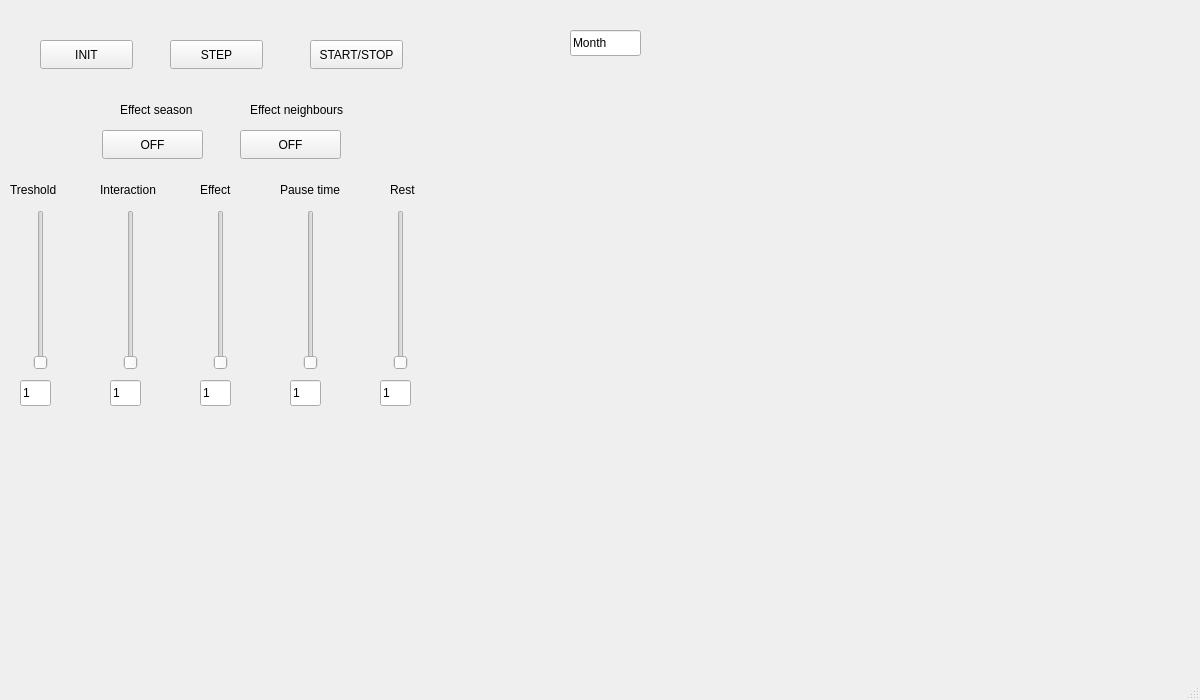
<?xml version="1.0" encoding="UTF-8"?>
<ui version="4.0">
 <class>MainWindow</class>
 <widget class="QMainWindow" name="MainWindow">
  <property name="geometry">
   <rect>
    <x>0</x>
    <y>0</y>
    <width>1200</width>
    <height>700</height>
   </rect>
  </property>
  <property name="windowTitle">
   <string>MainWindow</string>
  </property>
  <widget class="QWidget" name="centralwidget">
   <widget class="QPushButton" name="INIT">
    <property name="geometry">
     <rect>
      <x>40</x>
      <y>40</y>
      <width>93</width>
      <height>29</height>
     </rect>
    </property>
    <property name="text">
     <string>INIT</string>
    </property>
   </widget>
   <widget class="QMMColorGrid" name="COLLONY" native="true">
    <property name="geometry">
     <rect>
      <x>570</x>
      <y>30</y>
      <width>600</width>
      <height>600</height>
     </rect>
    </property>
    <widget class="QLineEdit" name="MONTH">
     <property name="geometry">
      <rect>
       <x>0</x>
       <y>0</y>
       <width>71</width>
       <height>26</height>
      </rect>
     </property>
     <property name="text">
      <string>Month</string>
     </property>
    </widget>
   </widget>
   <widget class="QPushButton" name="STEP">
    <property name="geometry">
     <rect>
      <x>170</x>
      <y>40</y>
      <width>93</width>
      <height>29</height>
     </rect>
    </property>
    <property name="text">
     <string>STEP</string>
    </property>
   </widget>
   <widget class="QPushButton" name="RUN">
    <property name="geometry">
     <rect>
      <x>310</x>
      <y>40</y>
      <width>93</width>
      <height>29</height>
     </rect>
    </property>
    <property name="text">
     <string>START/STOP</string>
    </property>
   </widget>
   <widget class="QSlider" name="CURSOR_TRESH">
    <property name="geometry">
     <rect>
      <x>30</x>
      <y>210</y>
      <width>22</width>
      <height>160</height>
     </rect>
    </property>
    <property name="minimum">
     <number>1</number>
    </property>
    <property name="maximum">
     <number>50</number>
    </property>
    <property name="orientation">
     <enum>Qt::Orientation::Vertical</enum>
    </property>
   </widget>
   <widget class="QSlider" name="CURSOR_DIST">
    <property name="geometry">
     <rect>
      <x>120</x>
      <y>210</y>
      <width>22</width>
      <height>160</height>
     </rect>
    </property>
    <property name="minimum">
     <number>1</number>
    </property>
    <property name="maximum">
     <number>20</number>
    </property>
    <property name="orientation">
     <enum>Qt::Orientation::Vertical</enum>
    </property>
   </widget>
   <widget class="QSlider" name="CURSOR_EFF">
    <property name="geometry">
     <rect>
      <x>210</x>
      <y>210</y>
      <width>22</width>
      <height>160</height>
     </rect>
    </property>
    <property name="minimum">
     <number>1</number>
    </property>
    <property name="maximum">
     <number>24</number>
    </property>
    <property name="orientation">
     <enum>Qt::Orientation::Vertical</enum>
    </property>
   </widget>
   <widget class="QLabel" name="label">
    <property name="geometry">
     <rect>
      <x>10</x>
      <y>180</y>
      <width>61</width>
      <height>20</height>
     </rect>
    </property>
    <property name="text">
     <string>Treshold</string>
    </property>
   </widget>
   <widget class="QLabel" name="label_2">
    <property name="geometry">
     <rect>
      <x>100</x>
      <y>180</y>
      <width>71</width>
      <height>20</height>
     </rect>
    </property>
    <property name="text">
     <string>Interaction</string>
    </property>
   </widget>
   <widget class="QLabel" name="label_3">
    <property name="geometry">
     <rect>
      <x>200</x>
      <y>180</y>
      <width>51</width>
      <height>20</height>
     </rect>
    </property>
    <property name="text">
     <string>Effect</string>
    </property>
   </widget>
   <widget class="QLineEdit" name="PRINT_TRESH">
    <property name="geometry">
     <rect>
      <x>20</x>
      <y>380</y>
      <width>31</width>
      <height>26</height>
     </rect>
    </property>
    <property name="text">
     <string>1</string>
    </property>
   </widget>
   <widget class="QLineEdit" name="PRINT_EFF">
    <property name="geometry">
     <rect>
      <x>200</x>
      <y>380</y>
      <width>31</width>
      <height>26</height>
     </rect>
    </property>
    <property name="text">
     <string>1</string>
    </property>
   </widget>
   <widget class="QLineEdit" name="PRINT_DIST">
    <property name="geometry">
     <rect>
      <x>110</x>
      <y>380</y>
      <width>31</width>
      <height>26</height>
     </rect>
    </property>
    <property name="text">
     <string>1</string>
    </property>
   </widget>
   <widget class="QLabel" name="label_4">
    <property name="geometry">
     <rect>
      <x>280</x>
      <y>180</y>
      <width>71</width>
      <height>20</height>
     </rect>
    </property>
    <property name="text">
     <string>Pause time</string>
    </property>
   </widget>
   <widget class="QSlider" name="CURSOR_SPEED">
    <property name="geometry">
     <rect>
      <x>300</x>
      <y>210</y>
      <width>22</width>
      <height>160</height>
     </rect>
    </property>
    <property name="minimum">
     <number>1</number>
    </property>
    <property name="maximum">
     <number>500</number>
    </property>
    <property name="orientation">
     <enum>Qt::Orientation::Vertical</enum>
    </property>
   </widget>
   <widget class="QLineEdit" name="PRINT_SPEED">
    <property name="geometry">
     <rect>
      <x>290</x>
      <y>380</y>
      <width>31</width>
      <height>26</height>
     </rect>
    </property>
    <property name="text">
     <string>1</string>
    </property>
   </widget>
   <widget class="QLabel" name="label_5">
    <property name="geometry">
     <rect>
      <x>390</x>
      <y>180</y>
      <width>31</width>
      <height>20</height>
     </rect>
    </property>
    <property name="text">
     <string>Rest</string>
    </property>
   </widget>
   <widget class="QSlider" name="CURSOR_REST">
    <property name="geometry">
     <rect>
      <x>390</x>
      <y>210</y>
      <width>22</width>
      <height>160</height>
     </rect>
    </property>
    <property name="minimum">
     <number>1</number>
    </property>
    <property name="maximum">
     <number>24</number>
    </property>
    <property name="orientation">
     <enum>Qt::Orientation::Vertical</enum>
    </property>
   </widget>
   <widget class="QLineEdit" name="PRINT_REST">
    <property name="geometry">
     <rect>
      <x>380</x>
      <y>380</y>
      <width>31</width>
      <height>26</height>
     </rect>
    </property>
    <property name="text">
     <string>1</string>
    </property>
   </widget>
   <widget class="QCustomPlot" name="Timeseries" native="true">
    <property name="geometry">
     <rect>
      <x>30</x>
      <y>420</y>
      <width>511</width>
      <height>211</height>
     </rect>
    </property>
   </widget>
   <widget class="QPushButton" name="OPTION_SEAS">
    <property name="geometry">
     <rect>
      <x>102</x>
      <y>130</y>
      <width>101</width>
      <height>29</height>
     </rect>
    </property>
    <property name="text">
     <string>OFF</string>
    </property>
   </widget>
   <widget class="QPushButton" name="OPTION_NEIG">
    <property name="geometry">
     <rect>
      <x>240</x>
      <y>130</y>
      <width>101</width>
      <height>29</height>
     </rect>
    </property>
    <property name="text">
     <string>OFF</string>
    </property>
   </widget>
   <widget class="QLabel" name="label_6">
    <property name="geometry">
     <rect>
      <x>250</x>
      <y>100</y>
      <width>121</width>
      <height>20</height>
     </rect>
    </property>
    <property name="text">
     <string>Effect neighbours</string>
    </property>
   </widget>
   <widget class="QLabel" name="label_7">
    <property name="geometry">
     <rect>
      <x>120</x>
      <y>100</y>
      <width>101</width>
      <height>20</height>
     </rect>
    </property>
    <property name="text">
     <string>Effect season</string>
    </property>
   </widget>
  </widget>
  <widget class="QMenuBar" name="menubar">
   <property name="geometry">
    <rect>
     <x>0</x>
     <y>0</y>
     <width>1200</width>
     <height>26</height>
    </rect>
   </property>
  </widget>
  <widget class="QStatusBar" name="statusbar"/>
 </widget>
 <customwidgets>
  <customwidget>
   <class>QMMColorGrid</class>
   <extends>QWidget</extends>
   <header>qmmcolorgrid.h</header>
   <container>1</container>
  </customwidget>
  <customwidget>
   <class>QCustomPlot</class>
   <extends>QWidget</extends>
   <header location="global">qcustomplot.h</header>
   <container>1</container>
  </customwidget>
 </customwidgets>
 <resources/>
 <connections/>
</ui>
